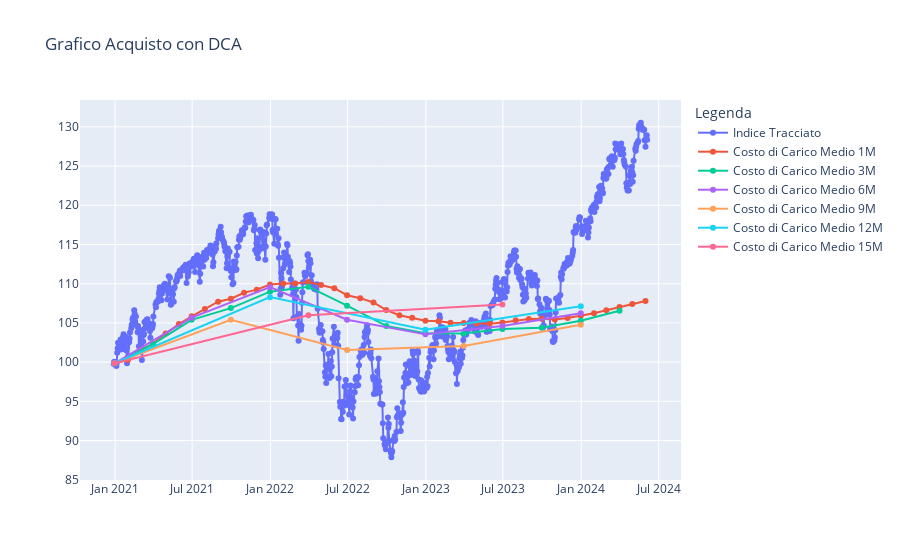
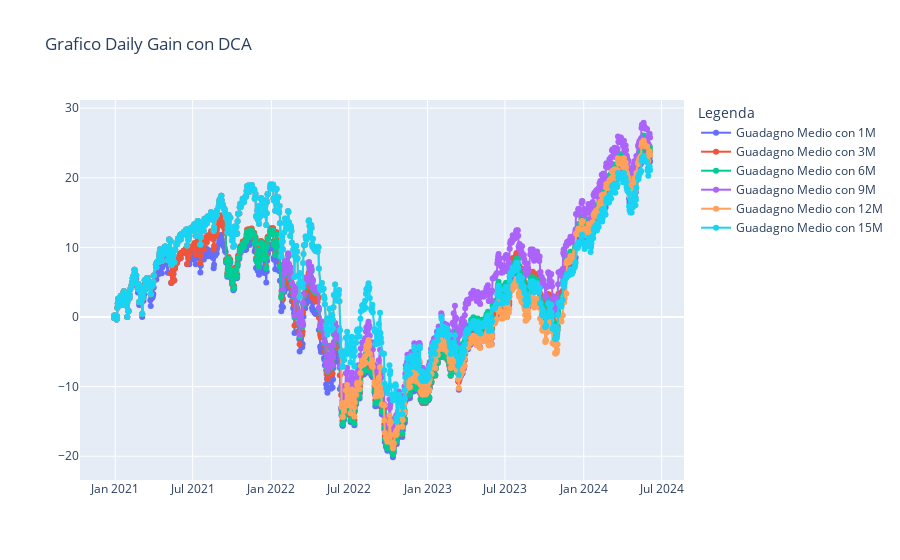
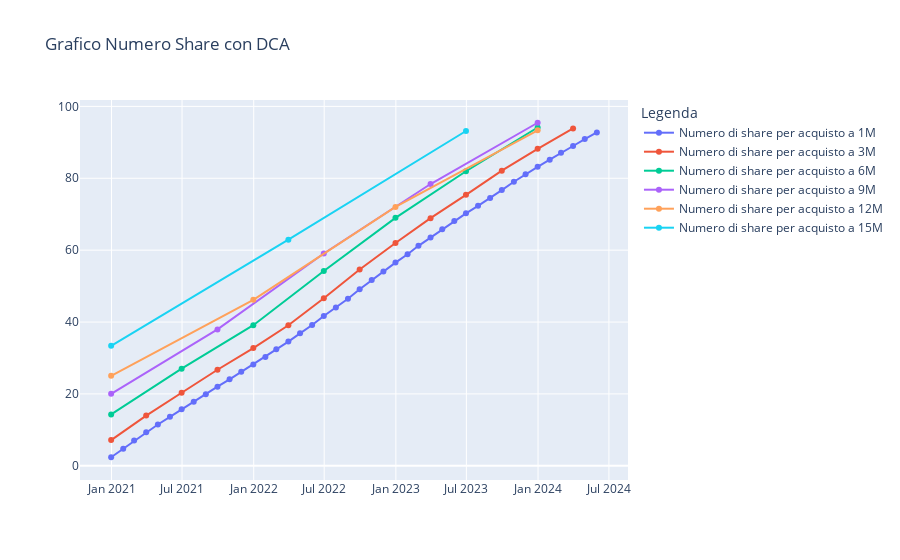

The notebook cell these images were saved under, in order:
### Markdown cell above
Plotting Section for DCA vs Sum Lump 
====================================

### Code cell
y_list_fig = [stock_data_daily_values] + [
    result["average_cost_list"] for result in results.values()
]
x_list_fig = [stock_data_daily_values.index] + [
    result["dates_purchase_list"] for result in results.values()
]

name_trace_list_fig = ["Indice Tracciato"] + [
    f"Costo di Carico Medio {freq}" for freq in purchase_frequencies
]

fig_dca = create_plot(
    x=x_list_fig,
    y=y_list_fig,
    name_graph="Grafico Acquisto con DCA",
    name_trace=name_trace_list_fig,
)

y_list_fig = [result["daily_gains_df"].daily_gain for result in results.values()]
x_list_fig = [result["daily_gains_df"].date for result in results.values()]

name_trace_list_fig = [f"Guadagno Medio con {freq}" for freq in purchase_frequencies]

fig_dca_perc_gain = create_plot(
    x=x_list_fig,
    y=y_list_fig,
    name_graph="Grafico Daily Gain con DCA",
    name_trace=name_trace_list_fig,
)

y_list_fig = [result["number_share_list"] for result in results.values()]
x_list_fig = [result["dates_purchase_list"] for result in results.values()]

name_trace_list_fig = [
    f"Numero di share per acquisto a {freq}" for freq in purchase_frequencies
]

fig_num_shares = create_plot(
    x=x_list_fig,
    y=y_list_fig,
    name_graph="Grafico Numero Share con DCA",
    name_trace=name_trace_list_fig,
)

##Define which is the best strategy
(best_strategy, best_average_cost, best_number_shares) = get_best_investment_strategy(
    results
)

#### Strategia con 200MA

### Controllo la 200MA per capire se investire o meno
### Se il mio prezzo medio e' sopra la 200MA e la 200MA cresce allora non faccio niente, altrimenti quando average_cost <= 200MA, compro

### Figure 1 — Plotly figure (JSON) as saved in the notebook; plotly's stock layout.template omitted (floating-point values rounded to 4 significant figures; data arrays with more than 128 entries replaced by an {"elided": "..."} marker saying what was removed)
{"data": [{"mode": "lines+markers", "name": "Indice Tracciato", "type": "scatter", "x": {"elided": "864 str values"}, "y": {"elided": "864 float values"}}, {"mode": "lines+markers", "name": "Costo di Carico Medio 1M", "type": "scatter", "x": ["2020-12-31", "2021-01-31", "2021-02-28", "2021-03-31", "2021-04-30", "2021-05-31", "2021-06-30", "2021-07-31", "2021-08-31", "2021-09-30", "2021-10-31", "2021-11-30", "2021-12-31", "2022-01-31", "2022-02-28", "2022-03-31", "2022-04-30", "2022-05-31", "2022-06-30", "2022-07-31", "2022-08-31", "2022-09-30", "2022-10-31", "2022-11-30", "2022-12-31", "2023-01-31", "2023-02-28", "2023-03-31", "2023-04-30", "2023-05-31", "2023-06-30", "2023-07-31", "2023-08-31", "2023-09-30", "2023-10-31", "2023-11-30", "2023-12-31", "2024-01-31", "2024-02-29", "2024-03-31", "2024-04-30", "2024-05-31"], "y": [99.85, 100.3, 101.5, 102.3, 103.6, 104.8, 105.8, 106.8, 107.7, 108.1, 108.8, 109.2, 109.9, 110.0, 110.0, 110.2, 109.8, 109.4, 108.5, 108.2, 107.6, 106.6, 106.0, 105.7, 105.3, 105.2, 105.0, 105.0, 104.9, 104.9, 105.1, 105.3, 105.5, 105.5, 105.4, 105.6, 105.9, 106.2, 106.6, 107.0, 107.4, 107.8]}, {"mode": "lines+markers", "name": "Costo di Carico Medio 3M", "type": "scatter", "x": ["2020-12-31", "2021-03-31", "2021-06-30", "2021-09-30", "2021-12-31", "2022-03-31", "2022-06-30", "2022-09-30", "2022-12-31", "2023-03-31", "2023-06-30", "2023-09-30", "2023-12-31", "2024-03-31"], "y": [99.85, 102.3, 105.4, 106.9, 109.0, 109.6, 107.2, 104.6, 103.7, 103.7, 104.2, 104.4, 105.3, 106.6]}, {"mode": "lines+markers", "name": "Costo di Carico Medio 6M", "type": "scatter", "x": ["2020-12-31", "2021-06-30", "2021-12-31", "2022-06-30", "2022-12-31", "2023-06-30", "2023-12-31"], "y": [99.85, 105.7, 109.6, 105.4, 103.5, 104.6, 106.2]}, {"mode": "lines+markers", "name": "Costo di Carico Medio 9M", "type": "scatter", "x": ["2020-12-31", "2021-09-30", "2022-06-30", "2023-03-31", "2023-12-31"], "y": [99.85, 105.4, 101.6, 102.0, 104.8]}, {"mode": "lines+markers", "name": "Costo di Carico Medio 12M", "type": "scatter", "x": ["2020-12-31", "2021-12-31", "2022-12-31", "2023-12-31"], "y": [99.85, 108.3, 104.1, 107.1]}, {"mode": "lines+markers", "name": "Costo di Carico Medio 15M", "type": "scatter", "x": ["2020-12-31", "2022-03-31", "2023-06-30"], "y": [99.85, 106.0, 107.3]}], "layout": {"hovermode": "x", "legend": {"title": {"text": "Legenda"}}, "title": {"text": "Grafico Acquisto con DCA"}, "xaxis": {"title": {"text": ""}}, "yaxis": {"title": {"text": ""}}}}

### Figure 2 — Plotly figure (JSON) as saved in the notebook; plotly's stock layout.template omitted (floating-point values rounded to 4 significant figures; data arrays with more than 128 entries replaced by an {"elided": "..."} marker saying what was removed)
{"data": [{"mode": "lines+markers", "name": "Guadagno Medio con 1M", "type": "scatter", "x": {"elided": "864 str values"}, "y": {"elided": "864 float values"}}, {"mode": "lines+markers", "name": "Guadagno Medio con 3M", "type": "scatter", "x": {"elided": "864 str values"}, "y": {"elided": "864 float values"}}, {"mode": "lines+markers", "name": "Guadagno Medio con 6M", "type": "scatter", "x": {"elided": "864 str values"}, "y": {"elided": "864 float values"}}, {"mode": "lines+markers", "name": "Guadagno Medio con 9M", "type": "scatter", "x": {"elided": "864 str values"}, "y": {"elided": "864 float values"}}, {"mode": "lines+markers", "name": "Guadagno Medio con 12M", "type": "scatter", "x": {"elided": "864 str values"}, "y": {"elided": "864 float values"}}, {"mode": "lines+markers", "name": "Guadagno Medio con 15M", "type": "scatter", "x": {"elided": "864 str values"}, "y": {"elided": "864 float values"}}], "layout": {"hovermode": "x", "legend": {"title": {"text": "Legenda"}}, "title": {"text": "Grafico Daily Gain con DCA"}, "xaxis": {"title": {"text": ""}}, "yaxis": {"title": {"text": ""}}}}

### Figure 3 — Plotly figure (JSON) as saved in the notebook; plotly's stock layout.template omitted (floating-point values rounded to 4 significant figures)
{"data": [{"mode": "lines+markers", "name": "Numero di share per acquisto a 1M", "type": "scatter", "x": ["2020-12-31", "2021-01-31", "2021-02-28", "2021-03-31", "2021-04-30", "2021-05-31", "2021-06-30", "2021-07-31", "2021-08-31", "2021-09-30", "2021-10-31", "2021-11-30", "2021-12-31", "2022-01-31", "2022-02-28", "2022-03-31", "2022-04-30", "2022-05-31", "2022-06-30", "2022-07-31", "2022-08-31", "2022-09-30", "2022-10-31", "2022-11-30", "2022-12-31", "2023-01-31", "2023-02-28", "2023-03-31", "2023-04-30", "2023-05-31", "2023-06-30", "2023-07-31", "2023-08-31", "2023-09-30", "2023-10-31", "2023-11-30", "2023-12-31", "2024-01-31", "2024-02-29", "2024-03-31", "2024-04-30", "2024-05-31"], "y": [2.385, 4.748, 7.037, 9.307, 11.49, 13.62, 15.75, 17.84, 19.9, 22.03, 24.06, 26.15, 28.17, 30.29, 32.46, 34.57, 36.86, 39.17, 41.68, 44.03, 46.46, 49.12, 51.67, 54.08, 56.54, 58.85, 61.21, 63.51, 65.8, 68.09, 70.25, 72.34, 74.48, 76.72, 79.03, 81.14, 83.17, 85.17, 87.1, 88.98, 90.89, 92.76]}, {"mode": "lines+markers", "name": "Numero di share per acquisto a 3M", "type": "scatter", "x": ["2020-12-31", "2021-03-31", "2021-06-30", "2021-09-30", "2021-12-31", "2022-03-31", "2022-06-30", "2022-09-30", "2022-12-31", "2023-03-31", "2023-06-30", "2023-09-30", "2023-12-31", "2024-03-31"], "y": [7.154, 13.97, 20.33, 26.73, 32.77, 39.1, 46.64, 54.62, 62.01, 68.91, 75.39, 82.11, 88.2, 93.85]}, {"mode": "lines+markers", "name": "Numero di share per acquisto a 6M", "type": "scatter", "x": ["2020-12-31", "2021-06-30", "2021-12-31", "2022-06-30", "2022-12-31", "2023-06-30", "2023-12-31"], "y": [14.31, 27.04, 39.12, 54.21, 68.99, 81.95, 94.13]}, {"mode": "lines+markers", "name": "Numero di share per acquisto a 9M", "type": "scatter", "x": ["2020-12-31", "2021-09-30", "2022-06-30", "2023-03-31", "2023-12-31"], "y": [20.03, 37.95, 59.08, 78.4, 95.45]}, {"mode": "lines+markers", "name": "Numero di share per acquisto a 12M", "type": "scatter", "x": ["2020-12-31", "2021-12-31", "2022-12-31", "2023-12-31"], "y": [25.04, 46.17, 72.03, 93.34]}, {"mode": "lines+markers", "name": "Numero di share per acquisto a 15M", "type": "scatter", "x": ["2020-12-31", "2022-03-31", "2023-06-30"], "y": [33.38, 62.91, 93.16]}], "layout": {"hovermode": "x", "legend": {"title": {"text": "Legenda"}}, "title": {"text": "Grafico Numero Share con DCA"}, "xaxis": {"title": {"text": ""}}, "yaxis": {"title": {"text": ""}}}}
